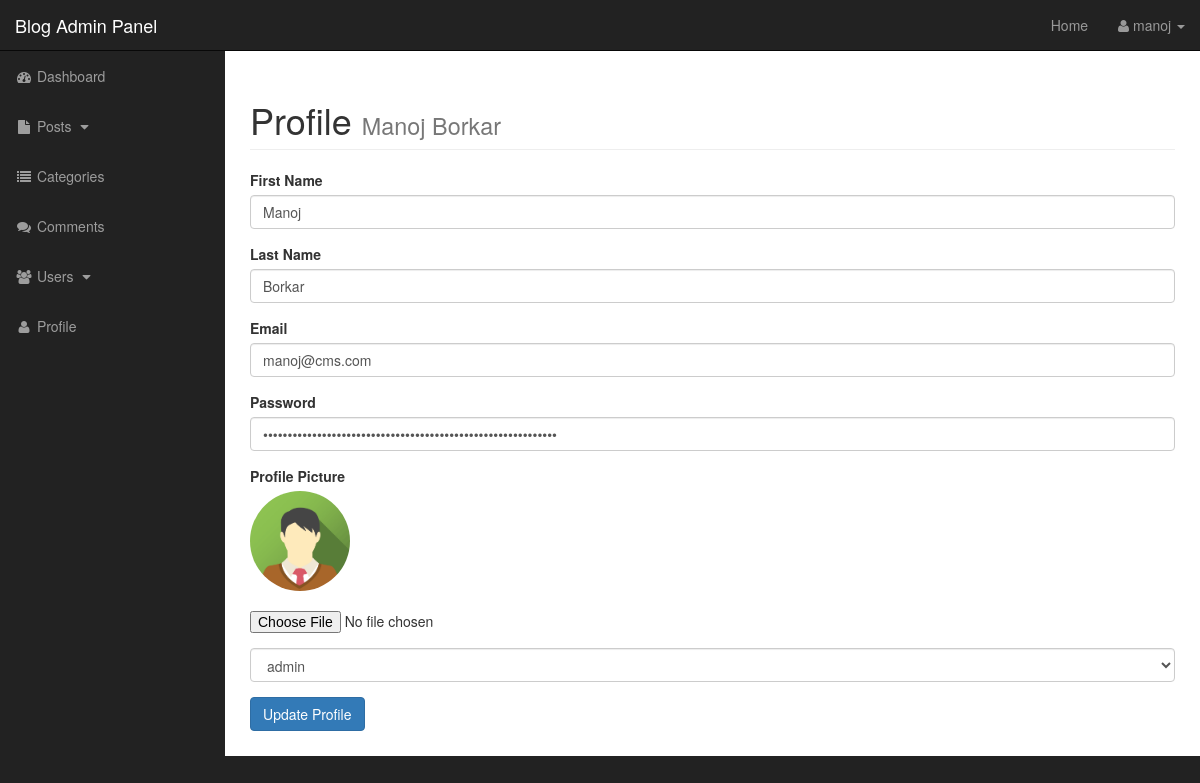
Screenshot of /admin/profile.php (signed in) with the database file from the repository.
### tables this page shows
CREATE TABLE `users` (
  `usr_id` int(3) NOT NULL,
  `username` varchar(255) DEFAULT NULL,
  `password` varchar(255) DEFAULT NULL,
  `first_name` varchar(255) DEFAULT NULL,
  `last_name` varchar(255) DEFAULT NULL,
  `usr_email` varchar(255) DEFAULT NULL,
  `avatar` text,
  `usr_role` varchar(255) DEFAULT NULL,
  `hash` varchar(256) DEFAULT NULL
);

### admin/profile.php (the view, shortened to what this page needs)
<?php include "includes/admin_header.php"; ?>
<?php
if(isset($_SESSION['username'])){
$username = $_SESSION['username'];
$profile_query = "SELECT * FROM users WHERE username = '$username' ";
$result_profile_qury = mysqli_query($connection,$profile_query);
while($row = mysqli_fetch_assoc($result_profile_qury)){
	$usr_firstname = $row['first_name'];
	$usr_lastname = $row['last_name'];
	$usr_email = $row['usr_email'];
	$usr_pwd = $row['hash'];
	$usr_role = $row['usr_role'];
	$usr_avatar = $row['avatar'];
  }
}
?>
<div id="wrapper">
<?php include "includes/admin_navigation.php"; ?>
<div id="page-wrapper">
<div class="container-fluid">
<div class="row">
<div class="col-lg-12">
<h1 class="page-header">
	Profile
	<small>
		<?php echo $usr_firstname." ".$usr_lastname; ?></small>
</h1>
<form action="" method="post" enctype="multipart/form-data">
	<div class="form-group">
		<label for="first_name">First Name</label>
		<input type="text" value="<?php echo $usr_firstname; ?>" name="first_name" class="form-control" placeholder="First Name">
	</div>
	<div class="form-group">
		<label for="last_name">Last Name</label>
		<input type="text" value="<?php echo $usr_lastname; ?>" name="last_name" class="form-control" placeholder="Last Name">
	</div>
	<div class="form-group">
		<label for="usr_email">Email</label>
		<input type="email" value="<?php echo $usr_email; ?>" name="usr_email" class="form-control" placeholder="Email">
	</div>
	<div class="form-group">
		<label for="password">Password</label>
		<input type="password" value="<?php echo $usr_pwd; ?>" name="password" class="form-control" placeholder="Enter New Password">
	</div>
	<div class="form-group">
		<label for="avatar">Profile Picture</label><br>
		<img src="../images/users/<?php echo $usr_avatar; ?>" alt="image" class="avatar-lg"><br><br>
		<input type="file" name="avatar">
	</div>
	<div class="form-group">
		<select name="usr_role" class="form-control">
			<option value="<?php echo $usr_role; ?>" selected="true">
				<?php echo $usr_role; ?> </option>
		</select>
	</div>
	<div class="form-group">
		<input type="submit" value="Update Profile" name="update_profile" class="btn btn-primary">
	</div>
</form>
</div>
</div>
</div>
<?php include "includes/admin_footer.php"; ?>

### admin/css/style.css (style rules this page uses)
.avatar-lg { height: 100px; width: 100px; border-radius: 50%; }

### admin/css/sb-admin.css (style rules this page uses)
body { margin-top: 100px; background-color: #222; }
@media (min-width:768px) { body { margin-top: 50px; } }
#wrapper { padding-left: 0; }
#page-wrapper { width: 100%; padding: 0; background-color: #fff; }
@media (min-width:768px) { #wrapper { padding-left: 225px; } }
@media (min-width:768px) { #page-wrapper { padding: 10px; } }

### rows the page displays
users: first_name "Manoj", last_name "Borkar", usr_email "manoj@cms.com", avatar (picture), usr_role "admin"

### other values shown
$_SESSION['username'] "manoj"
